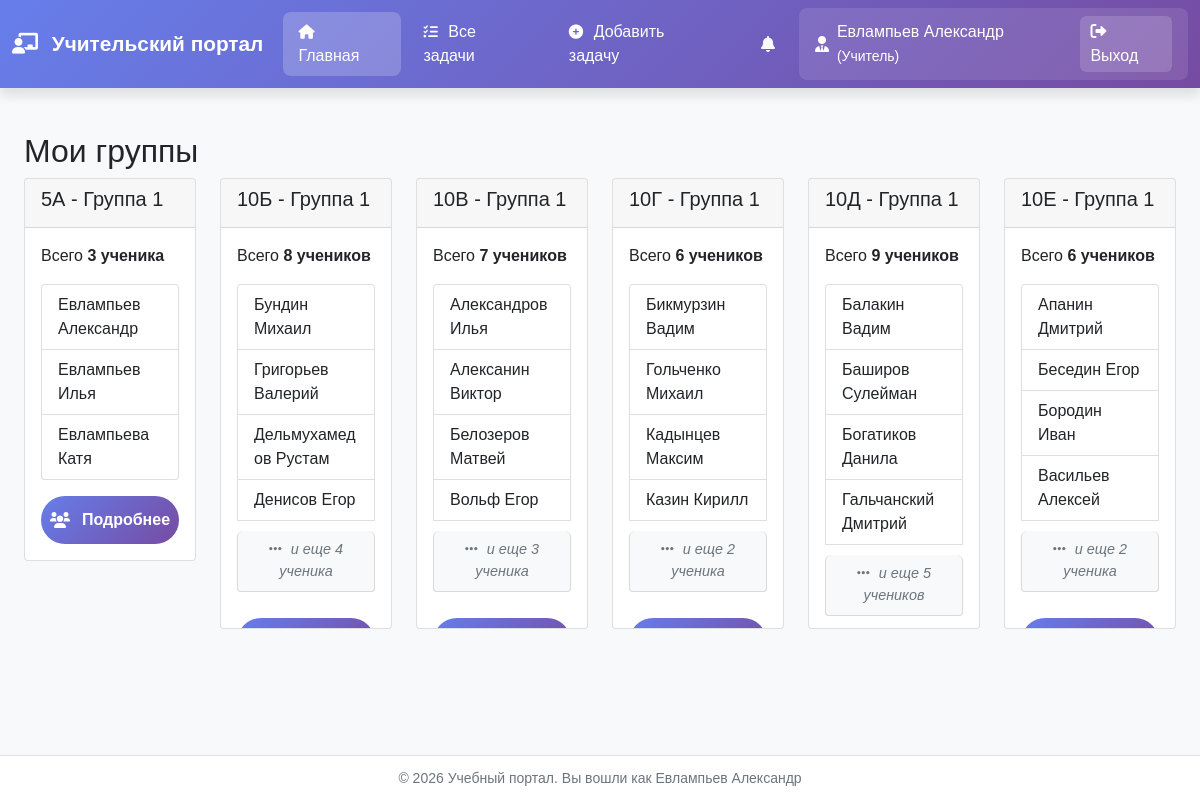
Screenshot of /users/teacher/dashboard/ (signed in) with the database file from the repository.
### users_app/models.py (models this page shows, shortened)
class User(AbstractUser):
    USER_TYPES = (
        ('teacher', 'Учитель'),
        ('student', 'Ученик'),
    )
    user_type = models.CharField(max_length=10, choices=USER_TYPES, default='student')
    middle_name = models.CharField('Отчество', max_length=50, blank=True)
    class Meta:
        verbose_name = 'Пользователь'
        verbose_name_plural = 'Пользователи'

class Group(models.Model):
    GROUP_NUMBERS = (
        (1, 'Группа 1'),
        (2, 'Группа 2'),
    )
    school_class = models.ForeignKey(SchoolClass, on_delete=models.CASCADE, related_name='groups')
    number = models.IntegerField('Номер группы', choices=GROUP_NUMBERS)
    teacher = models.ForeignKey(
        get_user_model(),
        on_delete=models.SET_NULL,
        null=True,
        blank=True,
        related_name='teacher_groups',
        limit_choices_to={'user_type': 'teacher'}
    )
    class Meta:
        verbose_name = 'Группа'
        verbose_name_plural = 'Группы'
        unique_together = ['school_class', 'number']

class SchoolClass(models.Model):
    number = models.IntegerField('Номер класса', validators=[MinValueValidator(1), MaxValueValidator(11)])
    letter = models.CharField('Буква класса', max_length=2)  # А, Б, В и т.д.
    class Meta:
        verbose_name = 'Класс'
        verbose_name_plural = 'Классы'
        unique_together = ['number', 'letter']
    def __str__(self):
        return f"{self.number}{self.letter}"

### users_app/views.py (the view)
# urls.py: path('teacher/dashboard/', views.teacher_dashboard, name='teacher_dashboard'),
@login_required
def teacher_dashboard(request):
    if request.user.user_type != 'teacher':
        return redirect('student_dashboard')
    groups = Group.objects.filter(teacher=request.user).select_related('school_class').order_by('school_class__number',
                                                                                                'school_class__letter')
    for group in groups:
        group.students_list = User.objects.filter(
            user_type='student',
            student_profile__group=group
        ).select_related('student_profile').order_by('last_name', 'first_name')
    context = {'groups': groups}
    return render(request, 'users_app/teacher/dashboard.html', context)

### users_app/templatetags/pluralize_ru.py (called while the page is built)
@register.filter
def pluralize_ru(value, arg):
    try:
        count = int(value)
        forms = arg.split(',')
        if len(forms) != 3:
            return f"{count} {arg}"
        last_two = count % 100
        last_digit = count % 10
        if 11 <= last_two <= 19:
            return f"{count} {forms[2]}"
        elif last_digit == 1:
            return f"{count} {forms[0]}"
        elif 2 <= last_digit <= 4:
            return f"{count} {forms[1]}"
        else:
            return f"{count} {forms[2]}"
    except (ValueError, TypeError):
        return f"{value} {arg}"

### templates/users_app/teacher/dashboard.html (shortened to what this page needs)
{% extends "base.html" %}
{% load pluralize_ru %}
{% block content %}
    <div class="container mt-4">
        <h2>Мои группы</h2>
        {% if groups %}
            <div class="row">
                {% for group in groups %}
                    <div class="col-md-2 mb-4">
                        <div class="card">
                            <div class="card-header">
                                <h5>{{ group.school_class }} - Группа {{ group.number }}</h5>
                            </div>
                            <div class="card-body">
                                {% with students=group.students_list %}
                                    {% if students %}
                                        <p>Всего
                                            <strong> {{ students|length|pluralize_ru:"ученик,ученика,учеников" }}</strong>
                                        </p>
                                        <ul class="list-group">
                                            {% for student in students|slice:":4" %}
                                                <li class="list-group-item">
                                                    {{ student.last_name }} {{ student.first_name }}
                                                </li>
                                            {% endfor %}
                                            {% if students|length > 4 %}
                                                <li class="list-group-item student-limit-indicator">
                                                    <i class="fas fa-ellipsis-h"></i>
                                                    и
                                                    еще {{ students|length|add:"-4"|pluralize_ru:"ученик,ученика,учеников" }}
                                                </li>
                                            {% endif %}
                                        </ul>
                                    {% else %}
                                        <p class="text-muted">Нет учеников в этой группе</p>
                                    {% endif %}
                                {% endwith %}
                                <a href="{% url 'group_students' group.id %}" class="btn btn-sm btn-primary mt-3 w-100">
                                    <i class="fas fa-users me-1"></i> Подробнее
                                </a>
                            </div>
                        </div>
                    </div>
                {% endfor %}
            </div>
        {% else %}
            <div class="alert alert-info">
                <i class="fas fa-info-circle me-2"></i>
                У вас пока нет назначенных групп. Обратитесь к администратору.
            </div>
        {% endif %}
    </div>
{% endblock %}

### templates/base.html (shortened to what this page needs)
<!DOCTYPE html>
<html lang="ru">
<head>
    {% load static %}
    <link rel="stylesheet" href="https://cdn.jsdelivr.net/npm/bootstrap@5.1.3/dist/css/bootstrap.min.css">
    <link rel="stylesheet" href="https://cdnjs.cloudflare.com/ajax/libs/font-awesome/6.0.0/css/all.min.css">
    <link rel="stylesheet" href="{% static 'css/base/style.css' %}">
    <link rel="stylesheet" href="{% static 'css/components/buttons.css' %}">
</head>
<body>
<nav class="navbar navbar-expand-lg navbar-dark">
    <div class="container">
        <a class="navbar-brand" href="{% url 'home' %}">
            <i class="fas {% if user.user_type == 'teacher' %}fa-chalkboard-teacher{% elif user.user_type == 'student' %}fa-user-graduate{% else %}fa-graduation-cap{% endif %} me-2"></i>
            {% if user.is_authenticated %}
                {% if user.user_type == 'teacher' %}
                    Учительский портал
                {% elif user.user_type == 'student' %}
                    Ученический портал
                {% else %}
                    Учебный портал
                {% endif %}
            {% else %}
                Учебный портал
            {% endif %}
        </a>
        <div class="collapse navbar-collapse" id="navbarNav">
            {% if user.is_authenticated %}
                <ul class="navbar-nav me-auto">
                    {% if user.user_type == 'teacher' %}
                        <li class="nav-item">
                            <a class="nav-link {% if request.resolver_match.url_name == 'teacher_dashboard' %}active{% endif %}"
                               href="{% url 'teacher_dashboard' %}">
                                <i class="fas fa-home"></i> Главная
                            </a>
                        </li>
                        <li class="nav-item">
                            <a class="nav-link {% if request.resolver_match.url_name == 'task_list' %}active{% endif %}"
                               href="{% url 'tasks:task_list' %}">
                                <i class="fas fa-tasks"></i> Все задачи
                            </a>
                        </li>
                        <li class="nav-item">
                            <a class="nav-link {% if request.resolver_match.url_name == 'task_add' %}active{% endif %}"
                               href="{% url 'tasks:task_add' %}">
                                <i class="fas fa-plus-circle"></i> Добавить задачу
                            </a>
                        </li>
                    {% endif %}
                </ul>
                {% if user.user_type == 'teacher' %}
                    {% include 'notifications/widget.html' %}
                {% endif %}
                <div class="user-menu">
                    <i class="fas {% if user.user_type == 'teacher' %}fa-user-tie{% else %}fa-user{% endif %}"></i>
                    <span class="user-name">
                            {{ user.last_name }} {{ user.first_name }}
                        {% if user.user_type == 'teacher' %}
                            <small>(Учитель)</small>
                        {% else %}
                            <small>(Ученик)</small>
                        {% endif %}
                        </span>
                    <a href="{% url 'logout' %}" class="logout-btn" onclick="return confirm('Выйти из системы?')">
                        <i class="fas fa-sign-out-alt me-1"></i> Выход
                    </a>
                </div>
            {% endif %}
        </div>
    </div>
</nav>
<div class="main-content">
    <div class="container">
        {% block content %}
        {% endblock %}
    </div>
</div>
<footer class="footer">
    <div class="container text-center">
        <small>
            &copy; {% now "Y" %} Учебный портал.
            {% if user.is_authenticated %}
                Вы вошли как {{ user.last_name }} {{ user.first_name }}
            {% else %}
                Все права защищены
            {% endif %}
        </small>
    </div>
</footer>
</body>
</html>

### static/css/base/style.css (style rules this page uses)
* { margin: 0; padding: 0; box-sizing: border-box; }
body { background: #f8f9fa; font-family: 'GOST type B', Tahoma, Geneva, Verdana, sans-serif; min-height: 100vh; min-width: 1024px; width: 100%; display: flex; flex-direction: column; }
.container { max-width: 1900px; min-width: 1024px; }
.navbar { background: linear-gradient(135deg, #667eea 0%, #764ba2 100%); box-shadow: 0 8px 10px rgba(0, 0, 0, 0.1); }
.navbar-brand, .nav-link { color: white !important; }
.navbar-brand { font-weight: 600; font-size: 1.3rem; }
.nav-link { position: relative; padding: 0.5rem 1rem !important; margin: 0 0.2rem; border-radius: 8px; transition: all 0.3s; }
.nav-link.active { background: rgba(255, 255, 255, 0.2); font-weight: 500; }
.nav-link i { margin-right: 6px; font-size: 0.9rem; }
.me-auto { margin: auto; }
.user-menu { display: flex; align-items: center; color: white; padding: 0.5rem 1rem; border-radius: 8px; background: rgba(255, 255, 255, 0.1); }
.user-menu i { margin-right: 8px; font-size: 1rem; }
.user-name { margin-right: 12px; font-weight: 500; }
.main-content { flex: 1; padding: 20px 0; }
.footer { background: white; padding: 10px 0; margin-top: auto; border-top: 1px solid #e0e0e0; color: #6c757d; }
.mb-4 { text-align: justify; }
p { text-align: justify; }

### static/css/components/buttons.css (style rules this page uses)
.btn { width: 100%; justify-content: center; padding: 12px 24px; border: none; border-radius: 50px; font-size: 1em; font-weight: 600; cursor: pointer; transition: all 0.3s ease; text-decoration: none; display: inline-flex; align-items: center; gap: 8px; }
.btn-primary { background: linear-gradient(135deg, #667eea 0%, #764ba2 100%); color: white; }
.logout-btn { color: white; text-decoration: none; padding: 4px 10px; border-radius: 6px; background: rgba(255, 255, 255, 0.15); transition: all 0.3s; }

### templates/users_app/teacher/dashboard.html (style rules this page uses)
.student-limit-indicator { color: #6c757d; font-style: italic; padding: 8px 12px; background: #f8f9fa; border-radius: 6px; margin: 10px 0; text-align: center; font-size: 0.9rem; }
.student-limit-indicator i { margin-right: 5px; }
.card-body { max-height: 400px; overflow-y: auto; }

### rows the page displays
User: last_name "Евлампьев", first_name "Александр"
Group: school_class "5А", number "1"
User: last_name "Евлампьев", first_name "Александр"
User: last_name "Евлампьев", first_name "Илья"
User: last_name "Евлампьева", first_name "Катя"
Group: school_class "10Б", number "1"
User: last_name "Бундин", first_name "Михаил"
User: last_name "Григорьев", first_name "Валерий"
User: last_name "Дельмухамедов", first_name "Рустам"
User: last_name "Денисов", first_name "Егор"
Group: school_class "10В", number "1"
User: last_name "Александров", first_name "Илья"
User: last_name "Алексанин", first_name "Виктор"
User: last_name "Белозеров", first_name "Матвей"
User: last_name "Вольф", first_name "Егор"
Group: school_class "10Г", number "1"
User: last_name "Бикмурзин", first_name "Вадим"
User: last_name "Гольченко", first_name "Михаил"
User: last_name "Кадынцев", first_name "Максим"
User: last_name "Казин", first_name "Кирилл"
Group: school_class "10Д", number "1"
User: last_name "Балакин", first_name "Вадим"
User: last_name "Баширов", first_name "Сулейман"
User: last_name "Богатиков", first_name "Данила"
User: last_name "Гальчанский", first_name "Дмитрий"
Group: school_class "10Е", number "1"
User: last_name "Апанин", first_name "Дмитрий"
User: last_name "Беседин", first_name "Егор"
User: last_name "Бородин", first_name "Иван"
User: last_name "Васильев", first_name "Алексей"
